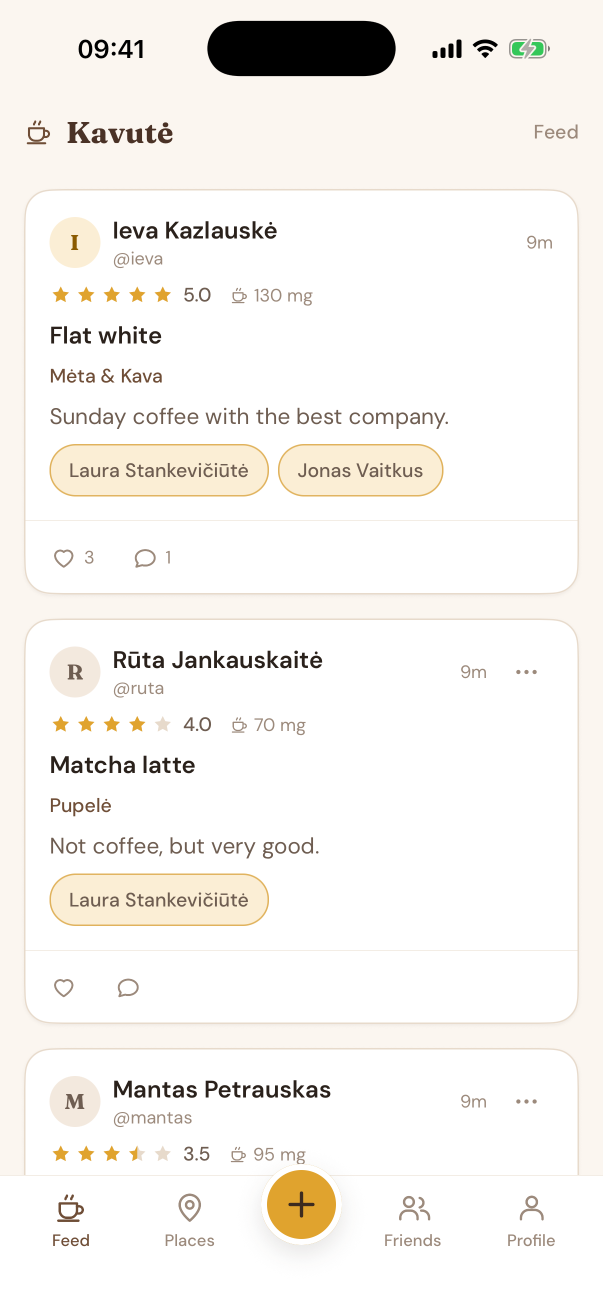
#> input picture store/screenshots/app-store-6.3/en/1-feed.png, 1206 x 2622 px (shown at 1/2 size)
$ python -i make_screenshots.py   (imports and definitions only)
#> lines starting #> are read from the running program, lines starting #| are printed output that depends on the picture
"""Turns the raw simulator/emulator captures in store/screenshots/raw/ into upload-ready sets.

  App Store, "iPhone with Dynamic Island (medium display)" — the required set: 1206×2622, which is
  exactly what the iPhone 17 Pro simulator captures, so they are only flattened (no alpha allowed).
  App Store, "iPhone with Dynamic Island (large display)" (6.9"): 1320×2868 — the same captures have
  that aspect ratio within 0.1 %, so they are scaled with Lanczos and trimmed by a pixel.
  Google Play phone: the emulator's 1080×2400 is 2.22:1 and Play caps the long side at 2× the short
  one, so the frame is widened to 1200×2400 with the page's own background colour at the sides
  (cropping would cut either the header or the tab bar).
  Google Play 7" / 10" tablet: captured on the same emulator with `adb shell wm size` + `wm density`
  set to a 9:16 tablet screen (1080×1920 @ 280 dpi ≈ 620 dp wide, 1440×2560 @ 280 dpi ≈ 820 dp),
  so they are already the required 9:16 and are only re-encoded. The app keeps its phone-width
  column on tablets; the screenshots show that honestly.

Run: python3 store/make_screenshots.py
"""
import pathlib
from PIL import Image

ROOT = pathlib.Path(__file__).resolve().parent / "screenshots"
RAW = ROOT / "raw"

def ios(src: pathlib.Path, dst: pathlib.Path):
#> called with src = 'screenshots/app-store-6.3/en/1-feed.png', dst = 'out.png'
    im = Image.open(src).convert("RGB")
#> im is the input picture: PIL image 1206x2622 RGB; mean R, G, B 246.3, 243.7, 240.1
    w, h = 1320, round(im.height * 1320 / im.width)
#> w = 1320; h = 2870
    im = im.resize((w, h), Image.LANCZOS)
#> im: PIL image 1320x2870 RGB
    top = (h - 2868) // 2
#> top = 1
    im.crop((0, top, 1320, top + 2868)).save(dst, optimize=True)
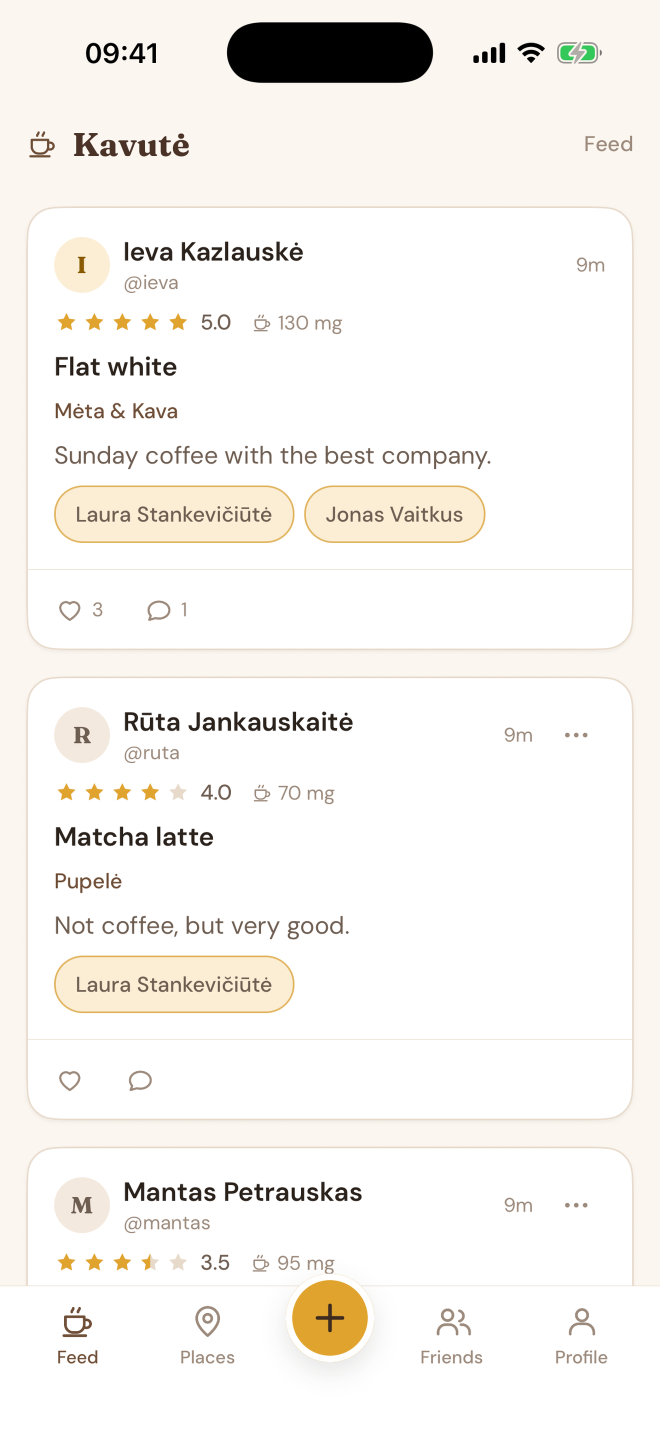
#> saved as out.png: PIL image 1320x2868 RGB (shown at 1/2 size); mean R, G, B 246.3, 243.7, 240

def android(src: pathlib.Path, dst: pathlib.Path):
    im = Image.open(src).convert("RGB")
    target_w = im.height // 2
    pad = (target_w - im.width) // 2
    fill = im.getpixel((2, im.height // 2))  # the screen's own background at the left edge
    out = Image.new("RGB", (target_w, im.height), fill)
    out.paste(im, (pad, 0))
    out.save(dst, optimize=True)

def as_is(src: pathlib.Path, dst: pathlib.Path):
    im = Image.open(src).convert("RGB")
    assert im.width * 16 == im.height * 9, f"{src.name} is not 9:16"
    im.save(dst, optimize=True)

def ios_medium(src: pathlib.Path, dst: pathlib.Path):
    im = Image.open(src).convert("RGB")
    assert im.size == (1206, 2622), f"{src.name} is {im.size}, expected an iPhone 17 Pro capture"
    im.save(dst, optimize=True)

TARGETS = {  # raw file prefix -> [(output folder, converter)]
    "ios": [("app-store-6.3", ios_medium), ("app-store-6.9", ios)],
    "android": [("google-play-phone", android)],
    "tablet7": [("google-play-tablet-7", as_is)],
    "tablet10": [("google-play-tablet-10", as_is)],
}

made = []
# [12 lines not run here, left out]

>>> result = ios('screenshots/app-store-6.3/en/1-feed.png', 'out.png')
